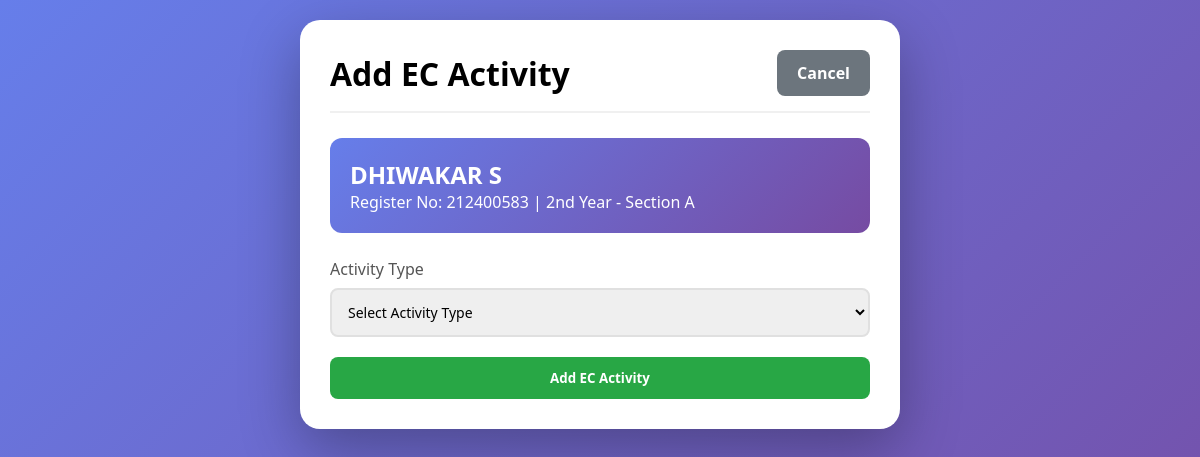
The app's page /ec_activity/6/2nd Year/A (signed in) with its own data.
### app.py (models this page shows)
class Student(db.Model):
    __tablename__ = 'students'
    id = db.Column(db.Integer, primary_key=True, autoincrement=True)
    register_number = db.Column(db.String(20), unique=True, nullable=False)
    name = db.Column(db.String(100), nullable=False)
    year = db.Column(db.String(20), nullable=False)
    section = db.Column(db.String(1), nullable=False)
    batch = db.Column(db.String(20))
    department_id = db.Column(db.Integer, db.ForeignKey('departments.id'), nullable=False)
    created_at = db.Column(db.DateTime, default=datetime.now)
    attendances = db.relationship('Attendance', backref='student', lazy=True, cascade='all, delete-orphan')

### app.py (the view, shortened to what this page needs)
@app.route('/ec_activity/<int:student_id>/<year>/<section>', methods=['GET', 'POST'])
def ec_activity(student_id, year, section):
    role = session.get('role')
    if role not in ['dept_admin', 'dept_admin_viewer']:
        return redirect(url_for('index'))
    student = Student.query.get_or_404(student_id)
    department_id = session.get('department_id')
    activity_types = ActivityType.query.filter_by(department_id=department_id).order_by(ActivityType.name).all()
    return render_template('ec_activity.html',
                         student=student,
                         year=year,
                         section=section,
                         activity_types=activity_types)

### app.py (called while the page is built)
@app.context_processor
def inject_datetime():
    return {'datetime': datetime}

### templates/ec_activity.html (shortened to what this page needs)
<!DOCTYPE html>
<html lang="en">
<head>
</head>
<body>
    <div class="container">
        <div class="header">
            <h1>Add EC Activity</h1>
            <a href="{{ url_for('view_class', year=year, section=section) }}" class="btn btn-secondary">Cancel</a>
        </div>
        <div class="student-info">
            <h2>{{ student.name }}</h2>
            <p>Register No: {{ student.register_number }} | {{ year }} - Section {{ section }}</p>
        </div>
        <form method="POST">
            <div class="form-group">
                <label>Activity Type</label>
                <select name="activity_type_id" id="activity_type" required>
                    <option value="">Select Activity Type</option>
                </select>
            </div>
            <button type="submit" class="btn btn-primary">Add EC Activity</button>
        </form>
    </div>
</body>
</html>

### templates/ec_activity.html (style rules this page uses)
* { margin: 0; padding: 0; box-sizing: border-box; font-family: 'Segoe UI', Tahoma, Geneva, Verdana, sans-serif; }
body { background: linear-gradient(135deg, #667eea 0%, #764ba2 100%); min-height: 100vh; padding: 20px; }
.container { background: white; border-radius: 20px; box-shadow: 0 20px 60px rgba(0,0,0,0.3); max-width: 600px; margin: 0 auto; padding: 30px; }
.header { display: flex; justify-content: space-between; align-items: center; margin-bottom: 25px; padding-bottom: 15px; border-bottom: 2px solid #f0f0f0; }
.student-info { background: linear-gradient(135deg, #667eea 0%, #764ba2 100%); color: white; padding: 20px; border-radius: 12px; margin-bottom: 25px; }
.form-group { margin-bottom: 20px; }
.form-group label { display: block; margin-bottom: 8px; color: #555; font-weight: 500; }
.form-group select, .form-group input { width: 100%; padding: 12px; border: 2px solid #e0e0e0; border-radius: 8px; font-size: 14px; }
.btn { padding: 12px 20px; border: none; border-radius: 8px; cursor: pointer; font-weight: 600; transition: all 0.3s; }
.btn-primary { background: #28a745; color: white; width: 100%; }
.btn-secondary { background: #6c757d; color: white; text-decoration: none; display: inline-block; text-align: center; }

### records on screen
Student: name "DHIWAKAR S", register_number "212400583", year "2nd Year"

### other values on screen
{{ section }} "A"
